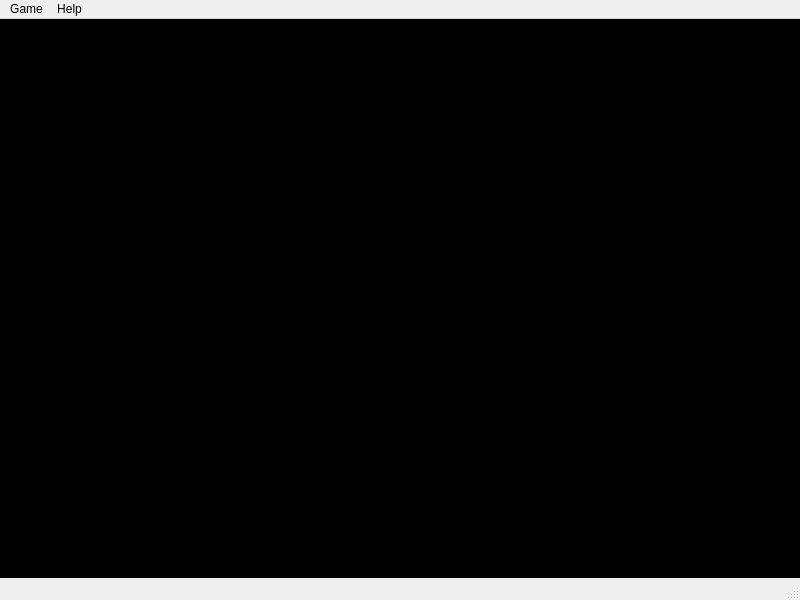
<?xml version="1.0" encoding="UTF-8"?>
<ui version="4.0">
 <class>MainWindow</class>
 <widget class="QMainWindow" name="MainWindow">
  <property name="geometry">
   <rect>
    <x>0</x>
    <y>0</y>
    <width>800</width>
    <height>600</height>
   </rect>
  </property>
  <property name="windowTitle">
   <string>MainWindow</string>
  </property>
  <widget class="QWidget" name="centralwidget">
   <property name="styleSheet">
    <string notr="true">background-color: rgb(0,0,0);</string>
   </property>
   <widget class="QTextBrowser" name="textBrowser">
    <property name="geometry">
     <rect>
      <x>0</x>
      <y>0</y>
      <width>801</width>
      <height>561</height>
     </rect>
    </property>
    <property name="styleSheet">
     <string notr="true">color: rgb(255, 255, 255);
font: 12pt &quot;Roboto&quot;;
margin: 10px;</string>
    </property>
   </widget>
  </widget>
  <widget class="QStatusBar" name="statusbar"/>
  <widget class="QMenuBar" name="menubar">
   <property name="geometry">
    <rect>
     <x>0</x>
     <y>0</y>
     <width>800</width>
     <height>22</height>
    </rect>
   </property>
   <widget class="QMenu" name="menuGame">
    <property name="title">
     <string>Game</string>
    </property>
    <addaction name="actionLoad"/>
    <addaction name="actionSave"/>
    <addaction name="actionReplay"/>
   </widget>
   <widget class="QMenu" name="menuHelp">
    <property name="title">
     <string>Help</string>
    </property>
    <addaction name="actionUsage"/>
   </widget>
   <addaction name="menuGame"/>
   <addaction name="menuHelp"/>
  </widget>
  <action name="actionNew">
   <property name="text">
    <string>New</string>
   </property>
  </action>
  <action name="actionLoad">
   <property name="text">
    <string>Load</string>
   </property>
  </action>
  <action name="actionSave">
   <property name="text">
    <string>Save</string>
   </property>
  </action>
  <action name="actionExit">
   <property name="text">
    <string>Exit</string>
   </property>
  </action>
  <action name="actionFullscreen">
   <property name="text">
    <string>Fullscreen</string>
   </property>
  </action>
  <action name="actionToggle_window">
   <property name="text">
    <string>Toggle window</string>
   </property>
  </action>
  <action name="actionUsage">
   <property name="text">
    <string>Usage</string>
   </property>
  </action>
  <action name="actionReplay">
   <property name="text">
    <string>Replay</string>
   </property>
  </action>
 </widget>
 <resources/>
 <connections/>
</ui>
